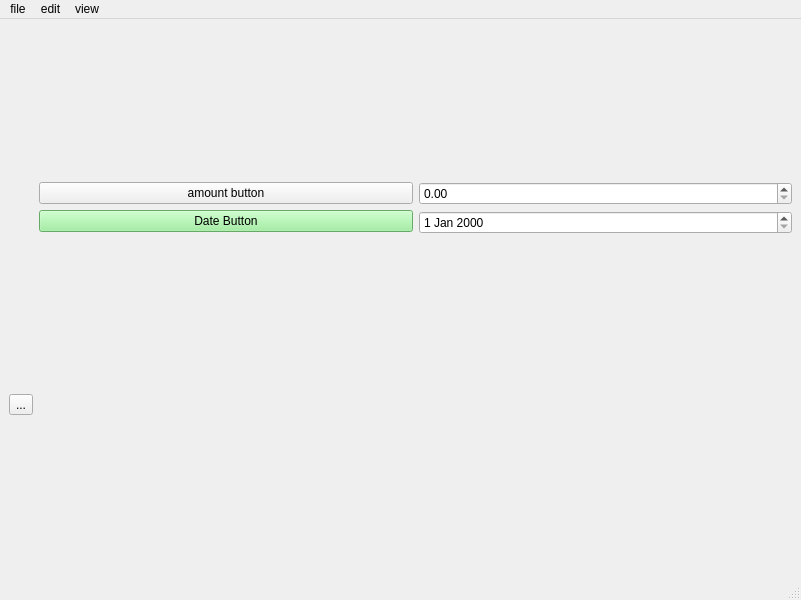
<?xml version="1.0" encoding="UTF-8"?>
<ui version="4.0">
 <class>MainWindow</class>
 <widget class="QMainWindow" name="MainWindow">
  <property name="geometry">
   <rect>
    <x>0</x>
    <y>0</y>
    <width>801</width>
    <height>600</height>
   </rect>
  </property>
  <property name="windowTitle">
   <string>MainWindow</string>
  </property>
  <widget class="QWidget" name="centralwidget">
   <layout class="QGridLayout" name="gridLayout">
    <item row="0" column="2">
     <layout class="QVBoxLayout" name="verticalLayout_2">
      <item>
       <widget class="QDoubleSpinBox" name="doubleSpinBox"/>
      </item>
      <item>
       <widget class="QDateEdit" name="dateEdit"/>
      </item>
     </layout>
    </item>
    <item row="4" column="0">
     <widget class="QToolButton" name="toolButton">
      <property name="text">
       <string>...</string>
      </property>
     </widget>
    </item>
    <item row="0" column="1">
     <layout class="QVBoxLayout" name="vb_one">
      <item>
       <widget class="QPushButton" name="pushButton_2">
        <property name="statusTip">
         <string>i am the amount button</string>
        </property>
        <property name="text">
         <string>amount button</string>
        </property>
       </widget>
      </item>
      <item>
       <widget class="QPushButton" name="pushButton">
        <property name="toolTip">
         <string/>
        </property>
        <property name="statusTip">
         <string> i am the date button</string>
        </property>
        <property name="styleSheet">
         <string notr="true">background-color:lightgreen; color:black;</string>
        </property>
        <property name="text">
         <string>Date Button</string>
        </property>
       </widget>
      </item>
     </layout>
    </item>
   </layout>
  </widget>
  <widget class="QMenuBar" name="menubar">
   <property name="geometry">
    <rect>
     <x>0</x>
     <y>0</y>
     <width>801</width>
     <height>22</height>
    </rect>
   </property>
   <widget class="QMenu" name="menuFile">
    <property name="toolTip">
     <string>file</string>
    </property>
    <property name="statusTip">
     <string>file</string>
    </property>
    <property name="title">
     <string>file</string>
    </property>
    <property name="icon">
     <iconset>
      <normaloff>creep-003.png</normaloff>creep-003.png</iconset>
    </property>
    <widget class="QMenu" name="menuFind">
     <property name="title">
      <string>find</string>
     </property>
     <addaction name="actionDocument"/>
     <addaction name="actionImage"/>
     <addaction name="actionVideo"/>
     <addaction name="actionPdf"/>
     <addaction name="actionTextfile"/>
    </widget>
    <addaction name="actionOpen"/>
    <addaction name="actionSave"/>
    <addaction name="actionSave_as"/>
    <addaction name="menuFind"/>
   </widget>
   <widget class="QMenu" name="menuEdit">
    <property name="autoFillBackground">
     <bool>false</bool>
    </property>
    <property name="title">
     <string>edit</string>
    </property>
    <property name="icon">
     <iconset>
      <normaloff>creep-002.png</normaloff>creep-002.png</iconset>
    </property>
    <property name="separatorsCollapsible">
     <bool>false</bool>
    </property>
    <addaction name="actionReplace"/>
    <addaction name="actionUndo"/>
    <addaction name="actionRedo"/>
   </widget>
   <widget class="QMenu" name="menuView">
    <property name="title">
     <string>view</string>
    </property>
    <property name="icon">
     <iconset>
      <normaloff>creep-001.png</normaloff>creep-001.png</iconset>
    </property>
   </widget>
   <addaction name="menuFile"/>
   <addaction name="menuEdit"/>
   <addaction name="menuView"/>
  </widget>
  <widget class="QStatusBar" name="statusbar"/>
  <action name="actionG">
   <property name="text">
    <string>g</string>
   </property>
  </action>
  <action name="actionEdit">
   <property name="icon">
    <iconset>
     <normaloff>Text.png</normaloff>Text.png</iconset>
   </property>
   <property name="text">
    <string>edit</string>
   </property>
  </action>
  <action name="actionOpen">
   <property name="icon">
    <iconset>
     <normaloff>OK.png</normaloff>OK.png</iconset>
   </property>
   <property name="text">
    <string>open</string>
   </property>
  </action>
  <action name="actionSave">
   <property name="icon">
    <iconset>
     <normaloff>Save.png</normaloff>Save.png</iconset>
   </property>
   <property name="text">
    <string>save</string>
   </property>
  </action>
  <action name="actionSave_as">
   <property name="text">
    <string>save as</string>
   </property>
   <property name="shortcutContext">
    <enum>Qt::ApplicationShortcut</enum>
   </property>
  </action>
  <action name="actionDocument">
   <property name="text">
    <string>document</string>
   </property>
  </action>
  <action name="actionImage">
   <property name="text">
    <string>image</string>
   </property>
  </action>
  <action name="actionVideo">
   <property name="text">
    <string>video</string>
   </property>
  </action>
  <action name="actionPdf">
   <property name="text">
    <string>pdf</string>
   </property>
  </action>
  <action name="actionTextfile">
   <property name="text">
    <string>textfile</string>
   </property>
  </action>
  <action name="actionReplace">
   <property name="text">
    <string>replace</string>
   </property>
  </action>
  <action name="actionUndo">
   <property name="text">
    <string>undo</string>
   </property>
  </action>
  <action name="actionRedo">
   <property name="text">
    <string>redo</string>
   </property>
  </action>
 </widget>
 <resources/>
 <connections/>
</ui>
